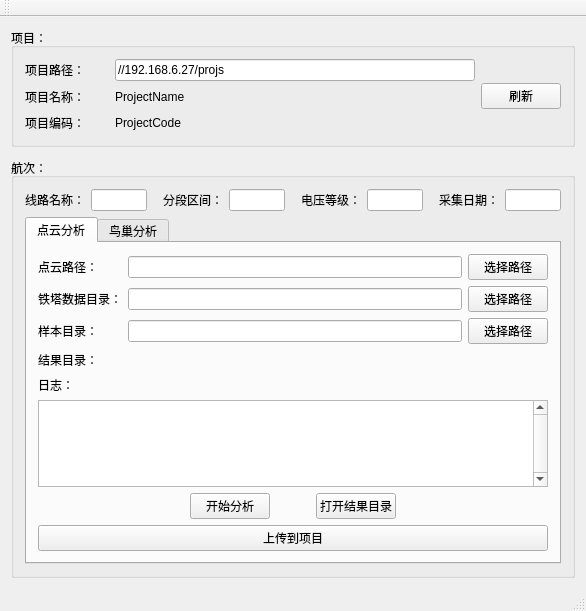
<?xml version="1.0" encoding="UTF-8"?>
<ui version="4.0">
 <class>MainControlClass</class>
 <widget class="QMainWindow" name="MainControlClass">
  <property name="geometry">
   <rect>
    <x>0</x>
    <y>0</y>
    <width>586</width>
    <height>611</height>
   </rect>
  </property>
  <property name="windowTitle">
   <string>电力巡检v1.0</string>
  </property>
  <widget class="QWidget" name="centralWidget">
   <layout class="QVBoxLayout" name="verticalLayout">
    <item>
     <widget class="QGroupBox" name="groupBox">
      <property name="title">
       <string>项目：</string>
      </property>
      <layout class="QVBoxLayout" name="verticalLayout_5">
       <item>
        <layout class="QHBoxLayout" name="horizontalLayout">
         <item>
          <layout class="QVBoxLayout" name="verticalLayout_7">
           <item>
            <layout class="QHBoxLayout" name="horizontalLayout_13">
             <item>
              <widget class="QLabel" name="label_5">
               <property name="minimumSize">
                <size>
                 <width>84</width>
                 <height>0</height>
                </size>
               </property>
               <property name="maximumSize">
                <size>
                 <width>84</width>
                 <height>16777215</height>
                </size>
               </property>
               <property name="text">
                <string>项目路径：</string>
               </property>
              </widget>
             </item>
             <item>
              <widget class="QLineEdit" name="lineEdit_projpath">
               <property name="text">
                <string>//192.168.6.27/projs</string>
               </property>
              </widget>
             </item>
            </layout>
           </item>
           <item>
            <layout class="QHBoxLayout" name="horizontalLayout_4">
             <item>
              <widget class="QLabel" name="label_16">
               <property name="minimumSize">
                <size>
                 <width>84</width>
                 <height>0</height>
                </size>
               </property>
               <property name="maximumSize">
                <size>
                 <width>84</width>
                 <height>16777215</height>
                </size>
               </property>
               <property name="text">
                <string>项目名称：</string>
               </property>
              </widget>
             </item>
             <item>
              <widget class="QLabel" name="label_projname">
               <property name="minimumSize">
                <size>
                 <width>0</width>
                 <height>20</height>
                </size>
               </property>
               <property name="maximumSize">
                <size>
                 <width>16777215</width>
                 <height>20</height>
                </size>
               </property>
               <property name="text">
                <string>ProjectName</string>
               </property>
              </widget>
             </item>
            </layout>
           </item>
           <item>
            <layout class="QVBoxLayout" name="verticalLayout_3">
             <item>
              <layout class="QHBoxLayout" name="horizontalLayout_5">
               <item>
                <widget class="QLabel" name="label_17">
                 <property name="minimumSize">
                  <size>
                   <width>84</width>
                   <height>0</height>
                  </size>
                 </property>
                 <property name="maximumSize">
                  <size>
                   <width>84</width>
                   <height>16777215</height>
                  </size>
                 </property>
                 <property name="text">
                  <string>项目编码：</string>
                 </property>
                </widget>
               </item>
               <item>
                <widget class="QLabel" name="label_projcode">
                 <property name="minimumSize">
                  <size>
                   <width>0</width>
                   <height>20</height>
                  </size>
                 </property>
                 <property name="maximumSize">
                  <size>
                   <width>16777215</width>
                   <height>20</height>
                  </size>
                 </property>
                 <property name="text">
                  <string>ProjectCode</string>
                 </property>
                </widget>
               </item>
              </layout>
             </item>
            </layout>
           </item>
          </layout>
         </item>
         <item>
          <widget class="QPushButton" name="pushButton_5">
           <property name="enabled">
            <bool>true</bool>
           </property>
           <property name="text">
            <string>刷新</string>
           </property>
          </widget>
         </item>
        </layout>
       </item>
      </layout>
     </widget>
    </item>
    <item>
     <spacer name="verticalSpacer_2">
      <property name="orientation">
       <enum>Qt::Vertical</enum>
      </property>
      <property name="sizeType">
       <enum>QSizePolicy::Fixed</enum>
      </property>
      <property name="sizeHint" stdset="0">
       <size>
        <width>20</width>
        <height>5</height>
       </size>
      </property>
     </spacer>
    </item>
    <item>
     <widget class="QGroupBox" name="groupBox_2">
      <property name="title">
       <string>航次：</string>
      </property>
      <layout class="QVBoxLayout" name="verticalLayout_6">
       <item>
        <layout class="QHBoxLayout" name="horizontalLayout_10">
         <item>
          <widget class="QLabel" name="label_9">
           <property name="text">
            <string>线路名称：</string>
           </property>
          </widget>
         </item>
         <item>
          <widget class="QLineEdit" name="lineEdit_Circuit_Name"/>
         </item>
         <item>
          <spacer name="horizontalSpacer_9">
           <property name="orientation">
            <enum>Qt::Horizontal</enum>
           </property>
           <property name="sizeType">
            <enum>QSizePolicy::Fixed</enum>
           </property>
           <property name="sizeHint" stdset="0">
            <size>
             <width>10</width>
             <height>20</height>
            </size>
           </property>
          </spacer>
         </item>
         <item>
          <widget class="QLabel" name="label_10">
           <property name="text">
            <string>分段区间：</string>
           </property>
          </widget>
         </item>
         <item>
          <widget class="QLineEdit" name="lineEdit_Circuit_Range"/>
         </item>
         <item>
          <spacer name="horizontalSpacer_10">
           <property name="orientation">
            <enum>Qt::Horizontal</enum>
           </property>
           <property name="sizeType">
            <enum>QSizePolicy::Fixed</enum>
           </property>
           <property name="sizeHint" stdset="0">
            <size>
             <width>10</width>
             <height>20</height>
            </size>
           </property>
          </spacer>
         </item>
         <item>
          <widget class="QLabel" name="label_11">
           <property name="text">
            <string>电压等级：</string>
           </property>
          </widget>
         </item>
         <item>
          <widget class="QLineEdit" name="lineEdit_Kv"/>
         </item>
         <item>
          <spacer name="horizontalSpacer_11">
           <property name="orientation">
            <enum>Qt::Horizontal</enum>
           </property>
           <property name="sizeType">
            <enum>QSizePolicy::Fixed</enum>
           </property>
           <property name="sizeHint" stdset="0">
            <size>
             <width>10</width>
             <height>20</height>
            </size>
           </property>
          </spacer>
         </item>
         <item>
          <widget class="QLabel" name="label_12">
           <property name="text">
            <string>采集日期：</string>
           </property>
          </widget>
         </item>
         <item>
          <widget class="QLineEdit" name="lineEdit_Date"/>
         </item>
        </layout>
       </item>
       <item>
        <widget class="QTabWidget" name="tabWidget">
         <property name="tabPosition">
          <enum>QTabWidget::North</enum>
         </property>
         <property name="currentIndex">
          <number>0</number>
         </property>
         <property name="documentMode">
          <bool>false</bool>
         </property>
         <widget class="QWidget" name="tab">
          <attribute name="title">
           <string>点云分析</string>
          </attribute>
          <layout class="QVBoxLayout" name="verticalLayout_2">
           <item>
            <layout class="QHBoxLayout" name="horizontalLayout_2">
             <item>
              <widget class="QLabel" name="label_2">
               <property name="sizePolicy">
                <sizepolicy hsizetype="Fixed" vsizetype="Preferred">
                 <horstretch>0</horstretch>
                 <verstretch>0</verstretch>
                </sizepolicy>
               </property>
               <property name="minimumSize">
                <size>
                 <width>84</width>
                 <height>0</height>
                </size>
               </property>
               <property name="maximumSize">
                <size>
                 <width>84</width>
                 <height>16777215</height>
                </size>
               </property>
               <property name="text">
                <string>点云路径：</string>
               </property>
              </widget>
             </item>
             <item>
              <widget class="QLineEdit" name="lineEdit_Cloud_CloudPath">
               <property name="readOnly">
                <bool>true</bool>
               </property>
              </widget>
             </item>
             <item>
              <widget class="QPushButton" name="pushButton_2">
               <property name="text">
                <string>选择路径</string>
               </property>
              </widget>
             </item>
            </layout>
           </item>
           <item>
            <layout class="QHBoxLayout" name="horizontalLayout_11">
             <item>
              <widget class="QLabel" name="label_13">
               <property name="sizePolicy">
                <sizepolicy hsizetype="Fixed" vsizetype="Preferred">
                 <horstretch>0</horstretch>
                 <verstretch>0</verstretch>
                </sizepolicy>
               </property>
               <property name="minimumSize">
                <size>
                 <width>84</width>
                 <height>0</height>
                </size>
               </property>
               <property name="maximumSize">
                <size>
                 <width>84</width>
                 <height>16777215</height>
                </size>
               </property>
               <property name="text">
                <string>铁塔数据目录：</string>
               </property>
              </widget>
             </item>
             <item>
              <widget class="QLineEdit" name="lineEdit_Cloud_TowerDir">
               <property name="readOnly">
                <bool>true</bool>
               </property>
              </widget>
             </item>
             <item>
              <widget class="QPushButton" name="pushButton_10">
               <property name="text">
                <string>选择路径</string>
               </property>
              </widget>
             </item>
            </layout>
           </item>
           <item>
            <layout class="QHBoxLayout" name="horizontalLayout_12">
             <item>
              <widget class="QLabel" name="label_14">
               <property name="sizePolicy">
                <sizepolicy hsizetype="Fixed" vsizetype="Preferred">
                 <horstretch>0</horstretch>
                 <verstretch>0</verstretch>
                </sizepolicy>
               </property>
               <property name="minimumSize">
                <size>
                 <width>84</width>
                 <height>0</height>
                </size>
               </property>
               <property name="maximumSize">
                <size>
                 <width>84</width>
                 <height>16777215</height>
                </size>
               </property>
               <property name="text">
                <string>样本目录：</string>
               </property>
              </widget>
             </item>
             <item>
              <widget class="QLineEdit" name="lineEdit_Cloud_ClassDir">
               <property name="readOnly">
                <bool>true</bool>
               </property>
              </widget>
             </item>
             <item>
              <widget class="QPushButton" name="pushButton_11">
               <property name="text">
                <string>选择路径</string>
               </property>
              </widget>
             </item>
            </layout>
           </item>
           <item>
            <layout class="QHBoxLayout" name="horizontalLayout_6">
             <item>
              <widget class="QLabel" name="label_4">
               <property name="sizePolicy">
                <sizepolicy hsizetype="Fixed" vsizetype="Preferred">
                 <horstretch>0</horstretch>
                 <verstretch>0</verstretch>
                </sizepolicy>
               </property>
               <property name="minimumSize">
                <size>
                 <width>84</width>
                 <height>0</height>
                </size>
               </property>
               <property name="maximumSize">
                <size>
                 <width>84</width>
                 <height>16777215</height>
                </size>
               </property>
               <property name="text">
                <string>结果目录：</string>
               </property>
              </widget>
             </item>
             <item>
              <widget class="QLabel" name="label_Cloud_ResultDir">
               <property name="minimumSize">
                <size>
                 <width>0</width>
                 <height>20</height>
                </size>
               </property>
               <property name="maximumSize">
                <size>
                 <width>16777215</width>
                 <height>20</height>
                </size>
               </property>
               <property name="text">
                <string/>
               </property>
              </widget>
             </item>
            </layout>
           </item>
           <item>
            <widget class="QLabel" name="label">
             <property name="text">
              <string>日志：</string>
             </property>
            </widget>
           </item>
           <item>
            <widget class="QTextEdit" name="textEdit_CloudLog">
             <property name="verticalScrollBarPolicy">
              <enum>Qt::ScrollBarAlwaysOn</enum>
             </property>
             <property name="readOnly">
              <bool>true</bool>
             </property>
             <property name="overwriteMode">
              <bool>false</bool>
             </property>
            </widget>
           </item>
           <item>
            <layout class="QHBoxLayout" name="horizontalLayout_3">
             <item>
              <spacer name="horizontalSpacer">
               <property name="orientation">
                <enum>Qt::Horizontal</enum>
               </property>
               <property name="sizeHint" stdset="0">
                <size>
                 <width>40</width>
                 <height>20</height>
                </size>
               </property>
              </spacer>
             </item>
             <item>
              <widget class="QPushButton" name="pushButton_cloud_run">
               <property name="text">
                <string>开始分析</string>
               </property>
              </widget>
             </item>
             <item>
              <spacer name="horizontalSpacer_5">
               <property name="orientation">
                <enum>Qt::Horizontal</enum>
               </property>
               <property name="sizeType">
                <enum>QSizePolicy::Fixed</enum>
               </property>
               <property name="sizeHint" stdset="0">
                <size>
                 <width>40</width>
                 <height>20</height>
                </size>
               </property>
              </spacer>
             </item>
             <item>
              <widget class="QPushButton" name="pushButton_6">
               <property name="text">
                <string>打开结果目录</string>
               </property>
              </widget>
             </item>
             <item>
              <spacer name="horizontalSpacer_2">
               <property name="orientation">
                <enum>Qt::Horizontal</enum>
               </property>
               <property name="sizeHint" stdset="0">
                <size>
                 <width>40</width>
                 <height>20</height>
                </size>
               </property>
              </spacer>
             </item>
            </layout>
           </item>
           <item>
            <widget class="QPushButton" name="pushButton_cloud_upload">
             <property name="enabled">
              <bool>true</bool>
             </property>
             <property name="text">
              <string>上传到项目</string>
             </property>
            </widget>
           </item>
          </layout>
         </widget>
         <widget class="QWidget" name="tab_2">
          <attribute name="title">
           <string>鸟巢分析</string>
          </attribute>
          <layout class="QVBoxLayout" name="verticalLayout_4">
           <item>
            <layout class="QHBoxLayout" name="horizontalLayout_7">
             <item>
              <widget class="QLabel" name="label_6">
               <property name="text">
                <string>鸟巢目录：</string>
               </property>
              </widget>
             </item>
             <item>
              <widget class="QLineEdit" name="lineEdit_Bird_BirdDir"/>
             </item>
             <item>
              <widget class="QPushButton" name="pushButton_7">
               <property name="text">
                <string>选择路径</string>
               </property>
              </widget>
             </item>
            </layout>
           </item>
           <item>
            <layout class="QHBoxLayout" name="horizontalLayout_9">
             <item>
              <widget class="QLabel" name="label_7">
               <property name="sizePolicy">
                <sizepolicy hsizetype="Maximum" vsizetype="Preferred">
                 <horstretch>0</horstretch>
                 <verstretch>0</verstretch>
                </sizepolicy>
               </property>
               <property name="text">
                <string>结果目录：</string>
               </property>
              </widget>
             </item>
             <item>
              <widget class="QLabel" name="label_Bird_ResDir">
               <property name="text">
                <string/>
               </property>
              </widget>
             </item>
            </layout>
           </item>
           <item>
            <widget class="QLabel" name="label_3">
             <property name="text">
              <string>日志：</string>
             </property>
            </widget>
           </item>
           <item>
            <widget class="QTextEdit" name="textEdit_BridLog">
             <property name="verticalScrollBarPolicy">
              <enum>Qt::ScrollBarAlwaysOn</enum>
             </property>
             <property name="readOnly">
              <bool>true</bool>
             </property>
             <property name="overwriteMode">
              <bool>false</bool>
             </property>
            </widget>
           </item>
           <item>
            <layout class="QHBoxLayout" name="horizontalLayout_8">
             <item>
              <spacer name="horizontalSpacer_6">
               <property name="orientation">
                <enum>Qt::Horizontal</enum>
               </property>
               <property name="sizeHint" stdset="0">
                <size>
                 <width>40</width>
                 <height>20</height>
                </size>
               </property>
              </spacer>
             </item>
             <item>
              <widget class="QPushButton" name="pushButton_brid_run">
               <property name="text">
                <string>开始分析</string>
               </property>
              </widget>
             </item>
             <item>
              <spacer name="horizontalSpacer_7">
               <property name="orientation">
                <enum>Qt::Horizontal</enum>
               </property>
               <property name="sizeType">
                <enum>QSizePolicy::Fixed</enum>
               </property>
               <property name="sizeHint" stdset="0">
                <size>
                 <width>40</width>
                 <height>20</height>
                </size>
               </property>
              </spacer>
             </item>
             <item>
              <widget class="QPushButton" name="pushButton_9">
               <property name="text">
                <string>打开结果目录</string>
               </property>
              </widget>
             </item>
             <item>
              <spacer name="horizontalSpacer_8">
               <property name="orientation">
                <enum>Qt::Horizontal</enum>
               </property>
               <property name="sizeHint" stdset="0">
                <size>
                 <width>40</width>
                 <height>20</height>
                </size>
               </property>
              </spacer>
             </item>
            </layout>
           </item>
           <item>
            <widget class="QPushButton" name="pushButton_bird_upload">
             <property name="enabled">
              <bool>true</bool>
             </property>
             <property name="text">
              <string>上传到项目</string>
             </property>
            </widget>
           </item>
          </layout>
         </widget>
        </widget>
       </item>
      </layout>
     </widget>
    </item>
   </layout>
  </widget>
  <widget class="QToolBar" name="mainToolBar">
   <attribute name="toolBarArea">
    <enum>TopToolBarArea</enum>
   </attribute>
   <attribute name="toolBarBreak">
    <bool>false</bool>
   </attribute>
  </widget>
  <widget class="QStatusBar" name="statusBar"/>
  <widget class="QMenuBar" name="menuBar">
   <property name="geometry">
    <rect>
     <x>0</x>
     <y>0</y>
     <width>586</width>
     <height>23</height>
    </rect>
   </property>
  </widget>
 </widget>
 <layoutdefault spacing="6" margin="11"/>
 <resources>
  <include location="MainControl.qrc"/>
 </resources>
 <connections>
  <connection>
   <sender>pushButton_2</sender>
   <signal>clicked()</signal>
   <receiver>MainControlClass</receiver>
   <slot>CloudGetCloudsPath()</slot>
   <hints>
    <hint type="sourcelabel">
     <x>552</x>
     <y>280</y>
    </hint>
    <hint type="destinationlabel">
     <x>565</x>
     <y>127</y>
    </hint>
   </hints>
  </connection>
  <connection>
   <sender>pushButton_10</sender>
   <signal>clicked()</signal>
   <receiver>MainControlClass</receiver>
   <slot>CloudGetTowersDir()</slot>
   <hints>
    <hint type="sourcelabel">
     <x>552</x>
     <y>311</y>
    </hint>
    <hint type="destinationlabel">
     <x>565</x>
     <y>157</y>
    </hint>
   </hints>
  </connection>
  <connection>
   <sender>pushButton_cloud_run</sender>
   <signal>clicked()</signal>
   <receiver>MainControlClass</receiver>
   <slot>CloudRun()</slot>
   <hints>
    <hint type="sourcelabel">
     <x>263</x>
     <y>526</y>
    </hint>
    <hint type="destinationlabel">
     <x>0</x>
     <y>337</y>
    </hint>
   </hints>
  </connection>
  <connection>
   <sender>pushButton_6</sender>
   <signal>clicked()</signal>
   <receiver>MainControlClass</receiver>
   <slot>CloudOpenResultDir()</slot>
   <hints>
    <hint type="sourcelabel">
     <x>395</x>
     <y>526</y>
    </hint>
    <hint type="destinationlabel">
     <x>565</x>
     <y>342</y>
    </hint>
   </hints>
  </connection>
  <connection>
   <sender>pushButton_cloud_upload</sender>
   <signal>clicked()</signal>
   <receiver>MainControlClass</receiver>
   <slot>CloudUpLoadProj()</slot>
   <hints>
    <hint type="sourcelabel">
     <x>508</x>
     <y>556</y>
    </hint>
    <hint type="destinationlabel">
     <x>565</x>
     <y>393</y>
    </hint>
   </hints>
  </connection>
  <connection>
   <sender>pushButton_7</sender>
   <signal>clicked()</signal>
   <receiver>MainControlClass</receiver>
   <slot>BirdGetBirdDir()</slot>
   <hints>
    <hint type="sourcelabel">
     <x>552</x>
     <y>280</y>
    </hint>
    <hint type="destinationlabel">
     <x>565</x>
     <y>118</y>
    </hint>
   </hints>
  </connection>
  <connection>
   <sender>pushButton_brid_run</sender>
   <signal>clicked()</signal>
   <receiver>MainControlClass</receiver>
   <slot>BirdRun()</slot>
   <hints>
    <hint type="sourcelabel">
     <x>263</x>
     <y>526</y>
    </hint>
    <hint type="destinationlabel">
     <x>0</x>
     <y>341</y>
    </hint>
   </hints>
  </connection>
  <connection>
   <sender>pushButton_9</sender>
   <signal>clicked()</signal>
   <receiver>MainControlClass</receiver>
   <slot>BirdOpenResultDir()</slot>
   <hints>
    <hint type="sourcelabel">
     <x>395</x>
     <y>526</y>
    </hint>
    <hint type="destinationlabel">
     <x>565</x>
     <y>333</y>
    </hint>
   </hints>
  </connection>
  <connection>
   <sender>pushButton_11</sender>
   <signal>clicked()</signal>
   <receiver>MainControlClass</receiver>
   <slot>CloudGetClassDir()</slot>
   <hints>
    <hint type="sourcelabel">
     <x>552</x>
     <y>342</y>
    </hint>
    <hint type="destinationlabel">
     <x>565</x>
     <y>188</y>
    </hint>
   </hints>
  </connection>
  <connection>
   <sender>pushButton_5</sender>
   <signal>clicked()</signal>
   <receiver>MainControlClass</receiver>
   <slot>RefreshProj()</slot>
   <hints>
    <hint type="sourcelabel">
     <x>565</x>
     <y>118</y>
    </hint>
    <hint type="destinationlabel">
     <x>585</x>
     <y>59</y>
    </hint>
   </hints>
  </connection>
  <connection>
   <sender>pushButton_bird_upload</sender>
   <signal>clicked()</signal>
   <receiver>MainControlClass</receiver>
   <slot>BirdUpLoadProj()</slot>
   <hints>
    <hint type="sourcelabel">
     <x>463</x>
     <y>543</y>
    </hint>
    <hint type="destinationlabel">
     <x>625</x>
     <y>543</y>
    </hint>
   </hints>
  </connection>
 </connections>
 <slots>
  <slot>CloudGetCloudsPath()</slot>
  <slot>CloudGetTowersDir()</slot>
  <slot>CloudRun()</slot>
  <slot>CloudOpenResultDir()</slot>
  <slot>CloudUpLoadProj()</slot>
  <slot>BirdGetBirdDir()</slot>
  <slot>BirdRun()</slot>
  <slot>BirdOpenResultDir()</slot>
  <slot>CloudGetClassDir()</slot>
  <slot>RefreshProj()</slot>
  <slot>BirdUpLoadProj()</slot>
 </slots>
</ui>
